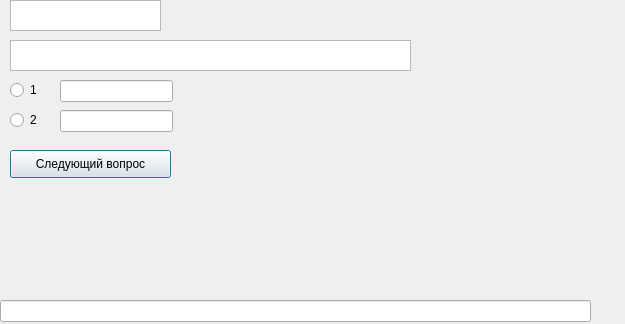
<?xml version="1.0" encoding="UTF-8"?>
<ui version="4.0">
 <class>Dialog</class>
 <widget class="QDialog" name="Dialog">
  <property name="geometry">
   <rect>
    <x>0</x>
    <y>0</y>
    <width>625</width>
    <height>324</height>
   </rect>
  </property>
  <property name="windowTitle">
   <string>Dialog</string>
  </property>
  <widget class="QRadioButton" name="radioButton">
   <property name="geometry">
    <rect>
     <x>10</x>
     <y>80</y>
     <width>95</width>
     <height>20</height>
    </rect>
   </property>
   <property name="text">
    <string>1</string>
   </property>
  </widget>
  <widget class="QRadioButton" name="radioButton_2">
   <property name="geometry">
    <rect>
     <x>10</x>
     <y>110</y>
     <width>95</width>
     <height>20</height>
    </rect>
   </property>
   <property name="text">
    <string>2</string>
   </property>
  </widget>
  <widget class="QLineEdit" name="lineEdit">
   <property name="geometry">
    <rect>
     <x>60</x>
     <y>80</y>
     <width>113</width>
     <height>22</height>
    </rect>
   </property>
  </widget>
  <widget class="QLineEdit" name="lineEdit_2">
   <property name="geometry">
    <rect>
     <x>60</x>
     <y>110</y>
     <width>113</width>
     <height>22</height>
    </rect>
   </property>
  </widget>
  <widget class="QPushButton" name="pushButton">
   <property name="geometry">
    <rect>
     <x>10</x>
     <y>150</y>
     <width>161</width>
     <height>28</height>
    </rect>
   </property>
   <property name="text">
    <string>Следующий вопрос</string>
   </property>
  </widget>
  <widget class="QLineEdit" name="lineEdit_3">
   <property name="geometry">
    <rect>
     <x>0</x>
     <y>300</y>
     <width>591</width>
     <height>22</height>
    </rect>
   </property>
  </widget>
  <widget class="QPlainTextEdit" name="plainTextEdit">
   <property name="geometry">
    <rect>
     <x>10</x>
     <y>0</y>
     <width>151</width>
     <height>31</height>
    </rect>
   </property>
  </widget>
  <widget class="QPlainTextEdit" name="plainTextEdit_2">
   <property name="geometry">
    <rect>
     <x>10</x>
     <y>40</y>
     <width>401</width>
     <height>31</height>
    </rect>
   </property>
  </widget>
 </widget>
 <resources/>
 <connections/>
</ui>
